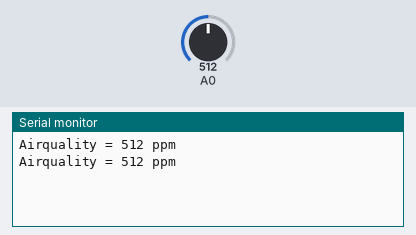
The sketch below on a simulated Arduino Uno, built with avr-gcc and run on an emulated ATmega328P. Parts: the last lines printed to the serial monitor. The test bench sets the inputs (shaded band); at power-on: A0 = 512.

Above: at 1.8 s.
1.9 s: A0 set to 716
At 2.8 s:
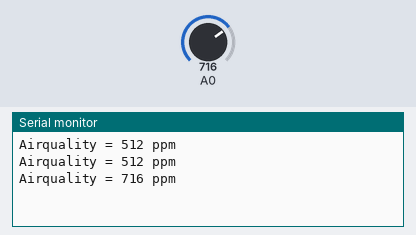
3.4 s: A0 set to 900
At 4.8 s:
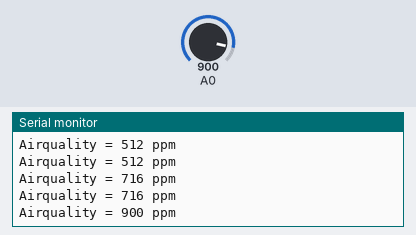
Timing chart, 0 to 6.4 s (numbered marks = the images above; inputs shaded):
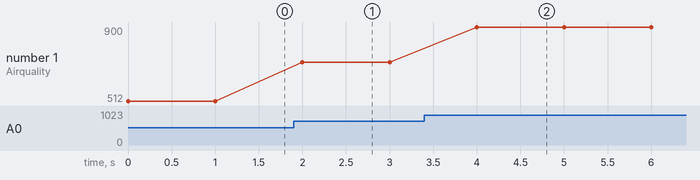

Measured:
- after the input at 1.9 s, the serial monitor: prints a new line after 0.10 s (image 1)
- after the input at 3.4 s, the serial monitor: prints a new line after 0.60 s (image 2)
- plotted number 1: 512 → 716 after the input at 1.9 s, 716 → 900 after the input at 3.4 s

The sketch:

mq135.ino
```cpp
void setup() {
  // put your setup code here, to run once:
pinMode(A0,INPUT);
Serial.begin(9600);
}

void loop() {
  // put your main code here, to run repeatedly:
  int mq = analogRead(A0);
  Serial.print("Airquality = ");
  Serial.print(mq);
  Serial.print(" ppm");
  Serial.println();
  delay(1000);
}
```
